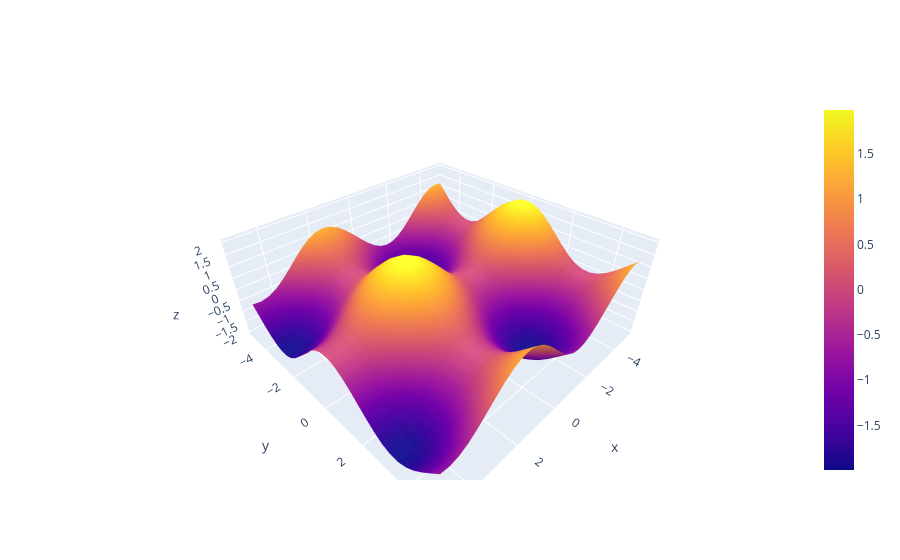

Notebook code for this chart:
### Markdown cell above
## 3d sin wave

### Code cell
import numpy as np
import plotly.graph_objects as go

# Generate 3D surface data
x = np.linspace(-5, 5, 30)
y = np.linspace(-5, 5, 30)
xx, yy = np.meshgrid(x, y)

def func(x,y):
    return np.sin(x) + np.cos(y)  
zz = func(xx,yy)

# Create figure
fig = go.Figure()

# Add surface plot
fig.add_trace(go.Surface(x=xx, y=yy, z=zz))

# Show figure
fig.show()

### Figure 1 — Plotly figure (JSON) as saved in the notebook; plotly's stock layout.template omitted (floating-point values rounded to 4 significant figures; data arrays with more than 128 entries replaced by an {"elided": "..."} marker saying what was removed)
{"data": [{"type": "surface", "x": {"elided": "30x30 float values"}, "y": {"elided": "30x30 float values"}, "z": {"elided": "30x30 float values"}}], "layout": {}}
